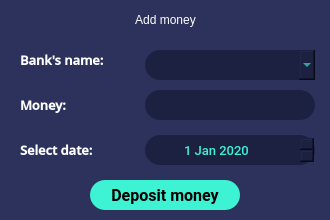
    <widget class="QWidget" name="profil_12" native="true">
     <property name="geometry">
      <rect>
       <x>670</x>
       <y>130</y>
       <width>330</width>
       <height>220</height>
      </rect>
     </property>
     <property name="minimumSize">
      <size>
       <width>0</width>
       <height>0</height>
      </size>
     </property>
     <property name="maximumSize">
      <size>
       <width>1000</width>
       <height>1000</height>
      </size>
     </property>
     <property name="styleSheet">
      <string notr="true">background-color: #2c325c;
border-radius:10px;</string>
     </property>
     <widget class="QLabel" name="label_6">
      <property name="geometry">
       <rect>
        <x>0</x>
        <y>10</y>
        <width>331</width>
        <height>20</height>
       </rect>
      </property>
      <property name="styleSheet">
       <string notr="true">color: #fff;
font: 57 11pt &quot;Roboto Medium&quot;;
background-color: none;</string>
      </property>
      <property name="text">
       <string>&lt;html&gt;&lt;head/&gt;&lt;body&gt;&lt;p align=&quot;center&quot;&gt;Add money&lt;/p&gt;&lt;/body&gt;&lt;/html&gt;</string>
      </property>
     </widget>
     <widget class="QPushButton" name="add_card_2">
      <property name="geometry">
       <rect>
        <x>90</x>
        <y>180</y>
        <width>150</width>
        <height>30</height>
       </rect>
      </property>
      <property name="minimumSize">
       <size>
        <width>0</width>
        <height>30</height>
       </size>
      </property>
      <property name="maximumSize">
       <size>
        <width>280</width>
        <height>40</height>
       </size>
      </property>
      <property name="font">
       <font>
        <family>Roboto</family>
        <pointsize>12</pointsize>
        <weight>75</weight>
        <bold>true</bold>
       </font>
      </property>
      <property name="styleSheet">
       <string notr="true">background-color: #3ef3d3;
border-radius: 15px;
color: #000;</string>
      </property>
      <property name="text">
       <string>Deposit money</string>
      </property>
     </widget>
     <widget class="QWidget" name="payment_prise_6" native="true">
      <property name="geometry">
       <rect>
        <x>10</x>
        <y>40</y>
        <width>310</width>
        <height>40</height>
       </rect>
      </property>
      <property name="minimumSize">
       <size>
        <width>310</width>
        <height>40</height>
       </size>
      </property>
      <property name="maximumSize">
       <size>
        <width>310</width>
        <height>40</height>
       </size>
      </property>
      <property name="styleSheet">
       <string notr="true">border: none;</string>
      </property>
      <widget class="QLabel" name="prisepyment_7">
       <property name="geometry">
        <rect>
         <x>10</x>
         <y>5</y>
         <width>91</width>
         <height>30</height>
        </rect>
       </property>
       <property name="minimumSize">
        <size>
         <width>0</width>
         <height>30</height>
        </size>
       </property>
       <property name="maximumSize">
        <size>
         <width>16777215</width>
         <height>30</height>
        </size>
       </property>
       <property name="font">
        <font>
         <family>Open Sans SemiBold</family>
         <pointsize>10</pointsize>
         <weight>75</weight>
         <bold>true</bold>
        </font>
       </property>
       <property name="styleSheet">
        <string notr="true">color: #ffffff;
border: 0;
background-color: 0;</string>
       </property>
       <property name="text">
        <string>Bank's name:</string>
       </property>
      </widget>
      <widget class="QComboBox" name="select_card_name_2">
       <property name="geometry">
        <rect>
         <x>135</x>
         <y>10</y>
         <width>170</width>
         <height>30</height>
        </rect>
       </property>
       <property name="minimumSize">
        <size>
         <width>170</width>
         <height>30</height>
        </size>
       </property>
       <property name="maximumSize">
        <size>
         <width>130</width>
         <height>30</height>
        </size>
       </property>
       <property name="font">
        <font>
         <family>Roboto Medium</family>
         <pointsize>10</pointsize>
         <weight>50</weight>
         <bold>false</bold>
        </font>
       </property>
       <property name="styleSheet">
        <string notr="true">background-color: #1d2141;
color: #3ef3d3;
border-radius: 15px;
padding: 0 0 0 15px;</string>
       </property>
      </widget>
     </widget>
     <widget class="QWidget" name="payment_prise_7" native="true">
      <property name="geometry">
       <rect>
        <x>10</x>
        <y>85</y>
        <width>310</width>
        <height>40</height>
       </rect>
      </property>
      <property name="minimumSize">
       <size>
        <width>310</width>
        <height>40</height>
       </size>
      </property>
      <property name="maximumSize">
       <size>
        <width>310</width>
        <height>40</height>
       </size>
      </property>
      <property name="styleSheet">
       <string notr="true">border: none;</string>
      </property>
      <widget class="QLabel" name="prisepyment_12">
       <property name="geometry">
        <rect>
         <x>10</x>
         <y>5</y>
         <width>91</width>
         <height>30</height>
        </rect>
       </property>
       <property name="minimumSize">
        <size>
         <width>0</width>
         <height>30</height>
        </size>
       </property>
       <property name="maximumSize">
        <size>
         <width>16777215</width>
         <height>30</height>
        </size>
       </property>
       <property name="font">
        <font>
         <family>Open Sans SemiBold</family>
         <pointsize>10</pointsize>
         <weight>75</weight>
         <bold>true</bold>
        </font>
       </property>
       <property name="styleSheet">
        <string notr="true">color: #ffffff;
border: 0;
background-color: 0;</string>
       </property>
       <property name="text">
        <string>Money:</string>
       </property>
      </widget>
      <widget class="QLineEdit" name="momey">
       <property name="geometry">
        <rect>
         <x>135</x>
         <y>5</y>
         <width>170</width>
         <height>30</height>
        </rect>
       </property>
       <property name="minimumSize">
        <size>
         <width>170</width>
         <height>30</height>
        </size>
       </property>
       <property name="maximumSize">
        <size>
         <width>170</width>
         <height>30</height>
        </size>
       </property>
       <property name="font">
        <font>
         <family>Roboto Medium</family>
         <pointsize>10</pointsize>
         <weight>50</weight>
         <bold>false</bold>
        </font>
       </property>
       <property name="toolTip">
        <string>&lt;html&gt;&lt;head/&gt;&lt;body&gt;&lt;p align=&quot;center&quot;&gt;&lt;br/&gt;&lt;/p&gt;&lt;/body&gt;&lt;/html&gt;</string>
       </property>
       <property name="styleSheet">
        <string notr="true">background-color: #1d2141;
color: #3ef3d3;
border-radius: 15px;
padding: 0 0 0 15px;
</string>
       </property>
       <property name="text">
        <string/>
       </property>
      </widget>
     </widget>
     <widget class="QWidget" name="payment_date_2" native="true">
      <property name="geometry">
       <rect>
        <x>10</x>
        <y>130</y>
        <width>310</width>
        <height>40</height>
       </rect>
      </property>
      <property name="minimumSize">
       <size>
        <width>310</width>
        <height>40</height>
       </size>
      </property>
      <property name="maximumSize">
       <size>
        <width>310</width>
        <height>40</height>
       </size>
      </property>
      <property name="styleSheet">
       <string notr="true">border: none;</string>
      </property>
      <widget class="QLabel" name="prisepyment_9">
       <property name="geometry">
        <rect>
         <x>10</x>
         <y>5</y>
         <width>111</width>
         <height>30</height>
        </rect>
       </property>
       <property name="font">
        <font>
         <family>Open Sans SemiBold</family>
         <pointsize>10</pointsize>
         <weight>75</weight>
         <bold>true</bold>
        </font>
       </property>
       <property name="styleSheet">
        <string notr="true">color: #ffffff;
border: 0;
background-color: 0;</string>
       </property>
       <property name="text">
        <string>Select date:</string>
       </property>
      </widget>
      <widget class="QDateEdit" name="date_2">
       <property name="geometry">
        <rect>
         <x>135</x>
         <y>5</y>
         <width>170</width>
         <height>30</height>
        </rect>
       </property>
       <property name="font">
        <font>
         <family>Roboto Medium</family>
         <pointsize>10</pointsize>
         <weight>50</weight>
         <bold>false</bold>
        </font>
       </property>
       <property name="styleSheet">
        <string notr="true">background-color: #1d2141;
color: #3ef3d3;
border-radius: 15px;
padding: 0 auto;</string>
       </property>
       <property name="dateTime">
        <datetime>
         <hour>0</hour>
         <minute>0</minute>
         <second>0</second>
         <year>2020</year>
         <month>1</month>
         <day>1</day>
        </datetime>
       </property>
      </widget>
     </widget>
    </widget>
